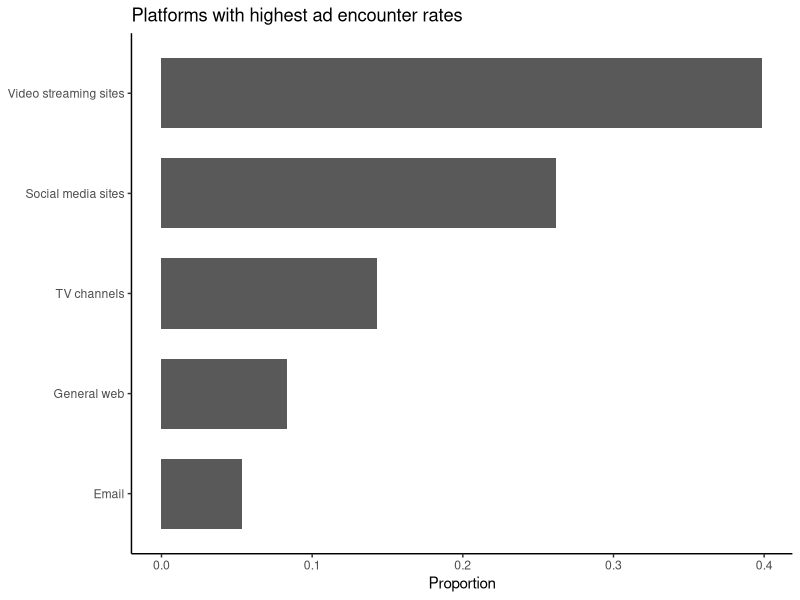
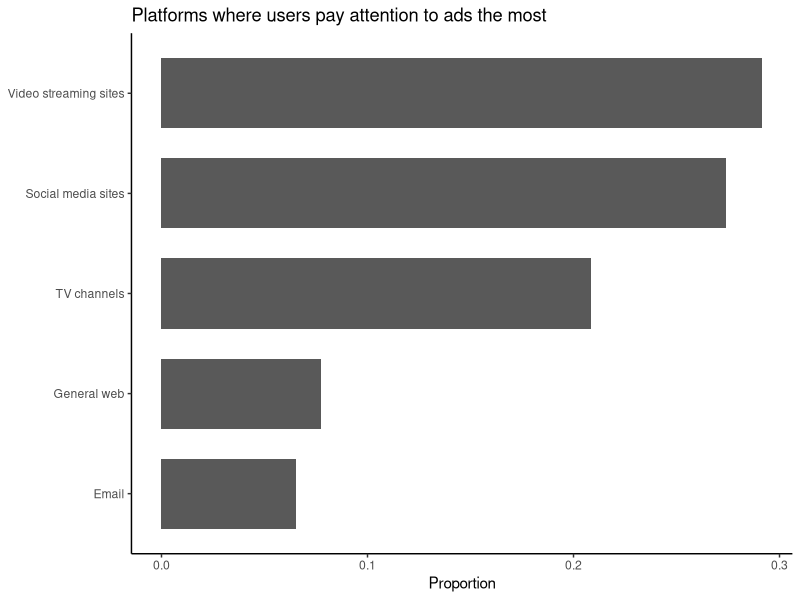
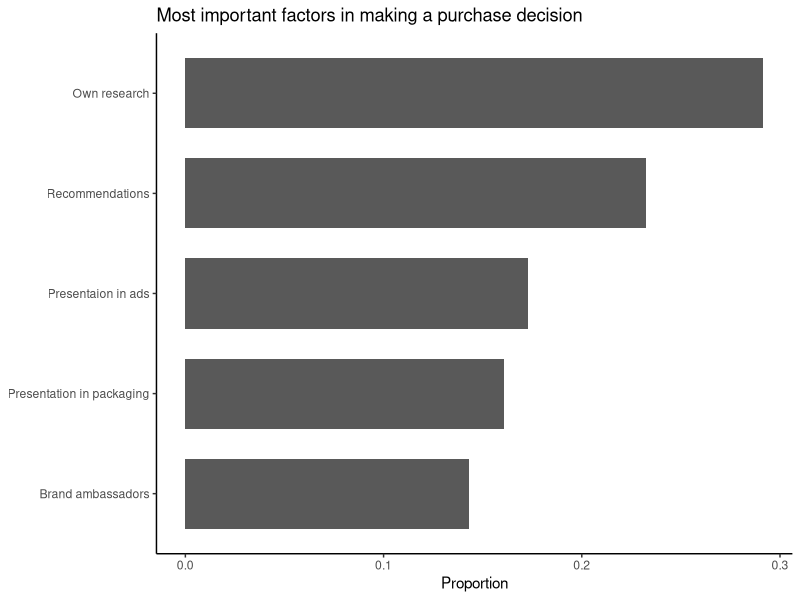
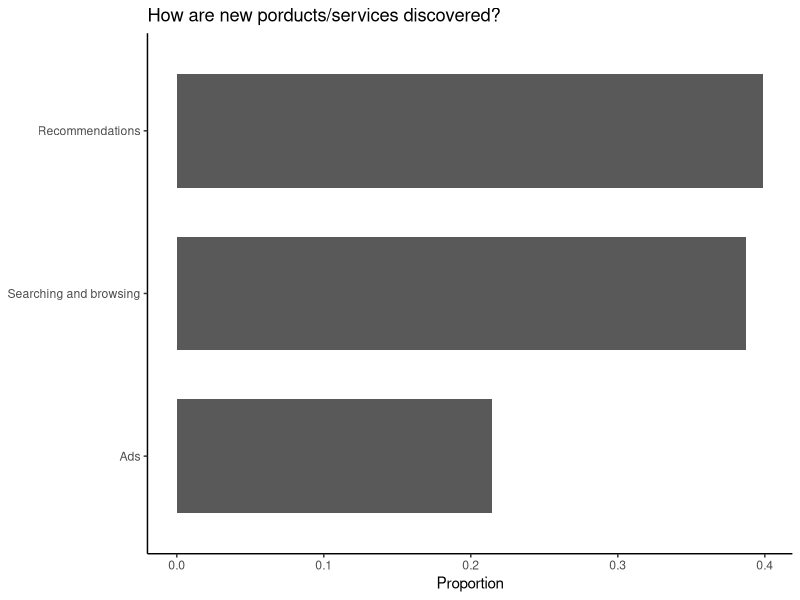
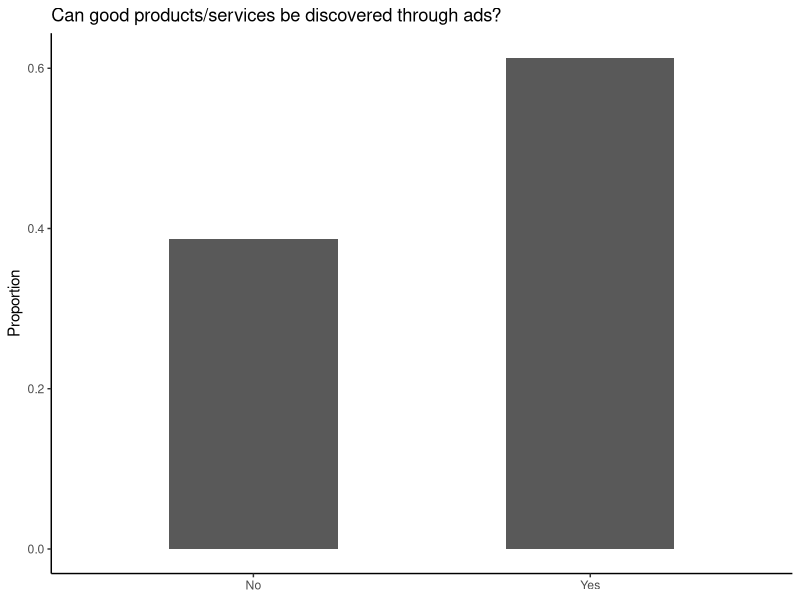

Source code (R) for these figures, in order:
## ---- chunk 1
knitr::opts_chunk$set(echo = TRUE, warning = FALSE, message = FALSE,
                      cache = TRUE)
## ---- chunk 2
library(dplyr) # for wrangling data
library(ggplot2) # for making plots
library(readr) # for reading data
## ---- chunk 3
ad_influence_data <- read_csv("ad-influence.csv") %>%
  select(!Timestamp) # ignore timestamp column
n <- dim(ad_influence_data)[1]
questions <- names(ad_influence_data)
## ---- chunk 4
simplify_responses <- function(response) {
  if (grepl("Social media sites", response)) {
    response = "Social media sites"
  } else if (grepl("Video streaming sites", response)) {
    response = "Video streaming sites"
  } else if (grepl("General web", response)) {
    response = "General web"
  } else if (grepl("Recommendation", response)) {
    response = "Recommendations"
  }
  response
}

for (i in 1:length(ad_influence_data))  {
  ad_influence_data[questions[i]] <- ad_influence_data[questions[i]] %>%
    pull() %>%
    sapply(simplify_responses, USE.NAMES = FALSE)
}
## ---- chunk 5
plot_responses <- function(question, top = NULL, plot_title = NULL) {
  responses_proportion <- ad_influence_data %>%
    rename(variable = question) %>%
    group_by(variable) %>%
    summarise(proportion = n() / n) %>%
    arrange(desc(proportion))

  if (!is.null(top)) {
    responses_proportion <- head(responses_proportion, top)
  }
  
  responses_proportion %>%
    ggplot(aes(x = reorder(variable, proportion),
               y = proportion)) +
    geom_col(width = 0.7) +
    labs(x = NULL, y = "Proportion",
         title = plot_title) +
    coord_flip() +
    theme_classic()
}
## ---- chunk 6
plot_responses(questions[1], top = 5,
               plot_title = "Platforms with highest ad encounter rates")
## ---- chunk 7
plot_responses(questions[2], top = 5,
               plot_title = "Platforms where users pay attention to ads the most")
## ---- chunk 8
plot_responses(questions[3], plot_title = "Most important factors in making a purchase decision")
## ---- chunk 9
plot_responses(questions[4], plot_title = "How are new porducts/services discovered?")
## ---- chunk 10
ad_influence_data %>%
  rename(ads_unnecessary = questions[5]) %>%
  group_by(ads_unnecessary) %>%
  summarise(proportion = n() / n) %>%
  arrange(desc(proportion)) %>%
  ggplot(aes(x =ads_unnecessary, y = proportion)) +
  geom_col(width = 0.5) +
  labs(x = NULL, y = "Proportion",
       title = "Can good products/services be discovered through ads?") +
  theme_classic()
